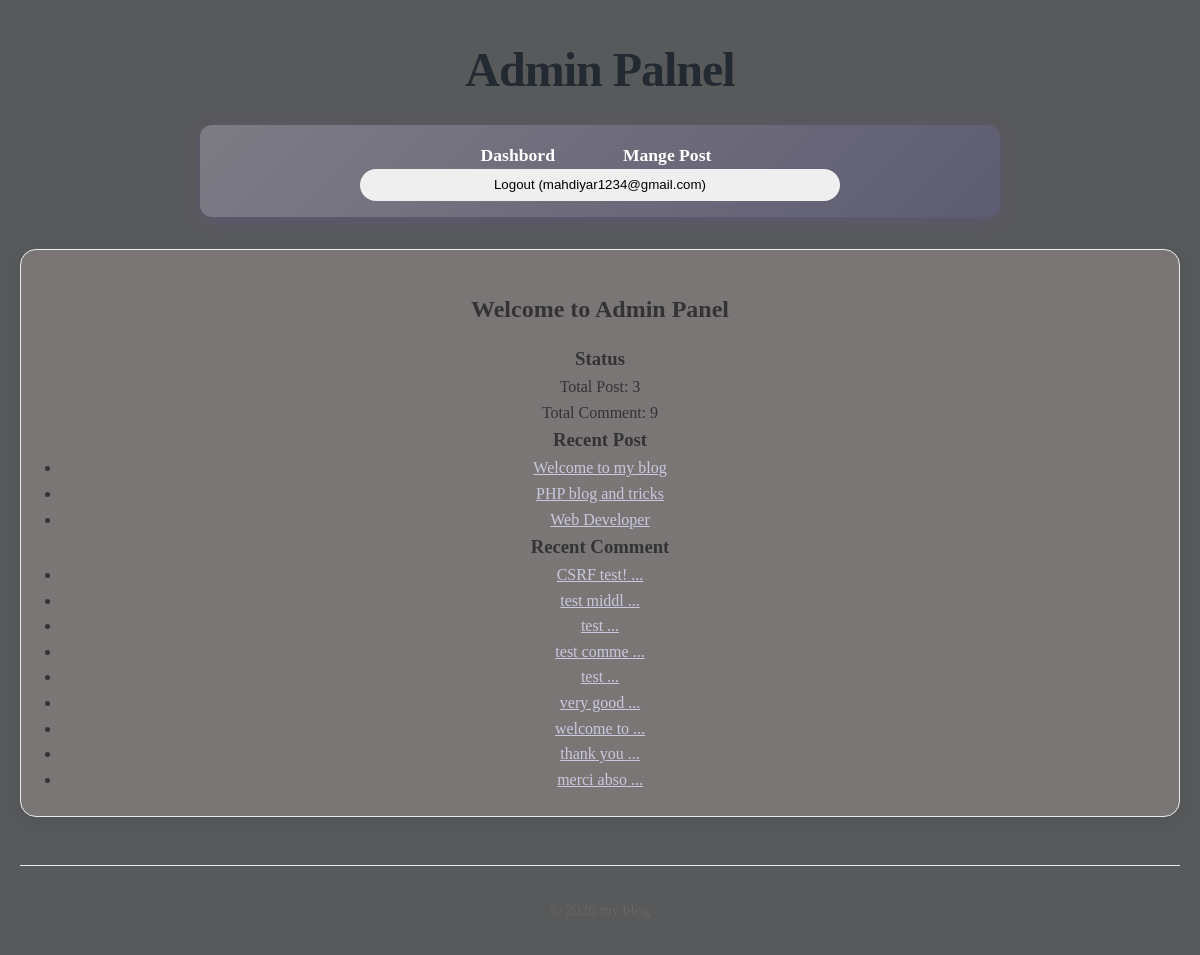
The page /admin/dashboard (signed in) on the database its author committed.
### tables this page shows
CREATE TABLE users(
    id INTEGER PRIMARY KEY AUTOINCREMENT,
    name TEXT NOT NULL,
    email TEXT UNIQUE NOT NULL,
    password TEXT NOT NULL,
    role TEXT NOT NULL DEFAULT 'user',
    created_at DATETIME DEFAULT CURRENT_TIMESTAMP
);

CREATE TABLE posts(
    id INTEGER PRIMARY KEY AUTOINCREMENT,
    title TEXT NOT NULL,
    content TEXT NOT NULL,
    views INTEGER DEFAULT 0,
    user_id INTEGER NOT NULL,
    created_at DATETIME DEFAULT CURRENT_TIMESTAMP,
    FOREIGN KEY (user_id) REFERENCES users (id)
);

CREATE TABLE comments(
    id INTEGER PRIMARY KEY AUTOINCREMENT,
    content TEXT NOT NULL,
    user_id INTEGER NOT NULL,
    post_id INTEGER NOT NULL,
    created_at DATETIME DEFAULT CURRENT_TIMESTAMP,
    FOREIGN KEY (user_id) REFERENCES users (id),
    FOREIGN KEY (post_id) REFERENCES posts (id)
);

### core/Router.php (called while the page is built, shortened)
<?php
class Router{
    protected array $routes = [];
    protected array $globalMiddleware = [];
    protected array $routeMiddleware = [];
    public function add(string $method ,string $uri ,string $controller , array $middlewares = []): void{
        $this->routes[] = [
            'method' => $method,
            'uri' => $uri,
            'controller' => $controller,
            'middlewares' => $middlewares
        ];
    }
    public function addGlobalMiddleware(string $middleware):void {
        $this->globalMiddleware[] = $middleware;
    }
    public function addRouteMiddleware(string $name,string $middleware):void {
        $this->routeMiddleware[$name] = $middleware;
    }
    public function dispatch(string $uri ,string $method){
        $route = $this->findRoute($uri , $method);
        $middlewares = [
            ...$this->globalMiddleware,
            ...array_map(fn($name)=>$this->routeMiddleware[$name],$route['middlewares'])
        ];
       return $this->runMiddleware(
        $middlewares,
        function () use ($route) {
            [$controller , $action] = explode('@' , $route['controller']);
            return $this->callAction($controller , $action , $route['params']);
        }
       );
    }
    protected function runMiddleware(array $middlewares , callable $target): mixed{
        $next = $target;
        foreach(array_reverse($middlewares) as $middleware){
            $next = function() use ($middleware , $next){
                error_log("Middle ware : running $middleware");
                return (new $middleware)->handle($next);
            };
        }
        return $next();
    }
    protected function findRoute(string $uri , string $method): ?array{
        foreach($this->routes as $route){
            $params = $this->matchRoute($route['uri'] , $uri);
            if($params !== null && $route['method'] === $method){
                return [...$route , 'params' => $params];
            }
        }
        return null;
    }
    protected function matchRoute(string $routeUri,string $requestUri): ?array{
        $routeSegments = explode('/', trim($routeUri,'/'));
        $requestSegments = explode('/', trim($requestUri,'/'));
        if(count($routeSegments) !== count($requestSegments)){
            return null;
        }
        $params = [];
        foreach($routeSegments as $index => $routeSegment){
            if(str_starts_with($routeSegment,'{') && str_ends_with($routeSegment,'}')){
                $params[trim($routeSegment,'{}')] = $requestSegments[$index];
            }elseif($routeSegment !== $requestSegments[$index]){
                return null;
            }
        }
        return $params;
    }
    protected function callAction(string $controller,string $action,array $params): string{
        return (new $controller)->$action(... $params);
    }
}

### app/Services/Auth.php (called while the page is built, shortened)
<?php
class Auth{
    protected static $user = null;
    public static function user(): ?User{
        if(static::$user === null){
            $userId = $_SESSION['user_id'] ?? null;
            static::$user =  $userId ? User::find($userId) : RememberMe::user();
        }
        return static::$user;
    }
}

### app/Services/CSRF.php (called while the page is built, shortened)
<?php
class CSRF {
    public static function verify(?string $token = null): bool{
        $method = $_SERVER['REQUEST_METHOD'];
        if(in_array($method, ['GET','HEAD','OPTIONS'])){
            return true;
        }
        return false;
    }
}

### app/Middlewares/Auth.php (called while the page is built, shortened)
<?php
class Auth implements MiddleWare{
    public function handle(callable $next){
      $user = ServicesAuth::user();
      return $next();
    }
}

### app/Services/Authorization.php (called while the page is built, shortened)
<?php
class Authorization{
    public static function check(string $action, mixed $resource = null): bool{
        $user = Auth::user();
        return match($action){
            'dashboard' => in_array($user->role , ['admin' , 'superAdmin']),
            'edit_post', 'delete_post' => $resource instanceof Post && (($user->id === $resource->user_id) || in_array($user->role , ['admin' , 'superAdmin'])),
            'comment' , 'create_post' => true,
            default => false
        };
    }
}

### core/DataBase.php (called while the page is built, shortened)
<?php
class DataBase{
    protected $pdo;
    public function __construct(array $config){
        try {
            $dsn = $this->createDsn($config);
            $username = $config['username'] ?? null;
            $password = $config['password'] ?? null;
            $options = $config['options'] ?? null;
            $this->pdo = new PDO($dsn , $username , $password , $options);
            $this->pdo->setAttribute(PDO::ATTR_ERRMODE,PDO::ERRMODE_EXCEPTION);
        } catch (PDOException $e) {
            throw new Exception("Could not connect to the database:" . $e);
        }
    }
    protected function createDsn(array $config): string{
        $driver = $config['driver'];
        $dbname = $config['dbname'];
        return match ($driver) {
            'sqlite' => "sqlite:$dbname",
            default => throw new Exception("Unsupported database driver: $driver") ,
        };
    }
    public function query(string $sql, array $params = []): PDOStatement{
        $stmt = $this->pdo->prepare($sql);
        $stmt->execute($params);
        return $stmt;
    }
    public function fetchAll(string $sql,array $params = [], ?string $classname = null): array{
        $stmt = $this->query($sql,$params);
        return $classname ? $stmt->fetchAll(PDO::FETCH_CLASS , $classname) : $stmt->fetchAll(PDO::FETCH_ASSOC);
    }
    public function fetch(string $query, array $params = [], ?string $class = null)
{
    $stmt = $this->query($query, $params);
    if ($class) {
        $result = $stmt->fetchObject($class);
        return $result === false ? null : $result;
    }
    $result = $stmt->fetch(PDO::FETCH_ASSOC);
    return $result === false ? null : $result;
}
}

### core/Model.php (called while the page is built, shortened)
<?php
abstract class Model{
    protected static string $table;
    public static function find(mixed $id): ?static
{
    $db = App::get('database');
    $result = $db->fetch(
        "SELECT * FROM " . static::$table . " WHERE id = ?",
        [$id],
        static::class
    );
    return $result;
}
    public static function getRecent(?int $limit = null, ?int $page = null, ?string $search = null)
{
    $db = App::get('database');
    $query = "SELECT * FROM " . static::$table;
    $params = [];
    $query .= " ORDER BY created_at DESC";
    return $db->fetchAll($query, $params, static::class);
}
    public static function count(): int{
        $db = App::get('database');
        $query = " SELECT COUNT(*) FROM " . static::$table;
        return (int) $db->query($query,[])->fetchColumn();
    }
}

### bootstrap.php (called while the page is built, shortened)
<?php
View::share('user', Auth::user());

### core/App.php (called while the page is built, shortened)
<?php
class App{
    protected static $container = [];
    public static function bind(string $key, mixed $value): void{
        static::$container[$key] = $value;
    }
    public static function get(string $key): mixed{
        return static::$container[$key];
    }
}

### app/Models/Post.php (called while the page is built, shortened)
<?php
class Post extends Model{
    protected static string $table = 'posts';
    public static function getRecent(?int $limit = null, ?int $page = null, ?string $search = null)
{
    $db = App::get('database');
    $query = "SELECT * FROM " . static::$table;
    $params = [];
    $query .= " ORDER BY created_at DESC";
    return $db->fetchAll($query, $params, static::class);
}
    public static function count(?string $search = null): int{
        $db = App::get('database');
        $query = " SELECT COUNT(*) FROM " . static::$table;
        $params = [];
        return (int) $db->query($query,$params)->fetchColumn();
    }
}

### app/Controllers/Admin/DashboardController.php (called while the page is built, shortened)
<?php
class DashboardController {
    public function index(){
        $totalPosts = Post::count();
        $totalComment = Comment::count();
        $recentPosts = Post::getRecent(5);
        $recentComment = Comment::getRecent(5);
        return View::render('admin/dashboard/index',
        [
            'totalPosts' => $totalPosts,
            'totalComment' => $totalComment,
            'recentPosts' => $recentPosts,
            'recentComment' => $recentComment,
        ],
        'layouts/admin');
    }
}

### app/Middlewares/CSRF.php (called while the page is built, shortened)
<?php
class CSRF implements MiddleWare{
    public function handle(callable $next){
      return $next();
    }
}

### app/Middlewares/View.php (called while the page is built, shortened)
<?php
class View implements MiddleWare{
    public function handle(callable $next){
      return $next();
    }
}

### core/View.php (called while the page is built, shortened)
<?php
class View{
    protected static $globals = [];
    public static function share(string $key , mixed $value): void{
        static::$globals[$key] = $value;
    }
    public static function render(string $template , array $data = [] , $layout = null): string{
        $data = [...static::$globals , ...$data];
        $content = static::renderTemplate($template, $data);
        return static::renderLayout($layout , $data, $content);
    }
    protected static function renderTemplate(string $template , array $data): string{
        extract($data);
        $path = dirname(__DIR__) . "/app/Views/$template.php";
        require $path;
        return ob_get_clean();
    }
     protected static function renderLayout(?string $template , array $data, string $content):string{
        extract([...$data , 'content' =>$content]);
        $path = dirname(__DIR__) . "/app/Views/$template.php";
        require $path;
        return ob_get_clean();
    }
}

### app/Views/admin/dashboard/index.php (the view)
<h2>Welcome to Admin Panel</h2>
<section class="section-admin">
    <h3>Status</h3>
    <p>Total Post: <?= $totalPosts ?></p>
    <p>Total Comment: <?= $totalComment ?></p>
</section>
<section  class="section-admin">
    <h3>Recent Post</h3>
    <ul>
        <?php foreach($recentPosts as $post): ?>
            <li>
                <a href="/post/<?= $post->id ?>">
                    <?= htmlspecialchars($post->title) ?>
                </a>
            </li>
        <?php endforeach; ?>
    </ul>
</section>
<section  class="section-admin">
    <h3>Recent Comment</h3>
    <ul>
        <?php foreach($recentComment as $commnet): ?>
            <li>
                <a href="/post/<?= $commnet->post_id ?>">
                  <?= htmlspecialchars(substr($commnet->content , 0,10)) ?>
                   ...
                </a>
            </li>
        <?php endforeach; ?>
    </ul>
</section>

### public/index.php (shortened to what this page needs)
<?php
require_once __DIR__ . '/../bootstrap.php';
$router = new Router();
$uri = parse_url($_SERVER['REQUEST_URI'])['path'];
$method = $_SERVER['REQUEST_METHOD'];
echo $router->dispatch($uri,$method);

### app/Views/layouts/admin.php (shortened to what this page needs)
<!DOCTYPE html>
<html lang="en">
<head>
    <link rel="stylesheet" href="/style/style-form.css" />
    <link rel="stylesheet" href="/style/style-main.css" />
</head>
<body>
    <h1>Admin Palnel</h1>
    <nav>
        <a href="/admin/dashboard">Dashbord</a>
        <a href="/admin/post">Mange Post</a>
            <form action="/logout" method="POST">
                <button>Logout (<?= $user->email ?>)</button>
            </form>
    </nav>
    <main>
        <section>
            <p><?=$content ?></p>
        </section>
    </main>
    <footer>
        <p> &copy; <?= date('Y') ?> my blog </p>
    </footer>
</body>
</html>

### public/style/style-form.css (style rules this page uses)
body { text-align: center; align-items: center; justify-content: center; }
button { width: 30rem; height: 2rem; border: none; border-radius: 2rem; transition: 300ms ; }

### public/style/style-main.css (style rules this page uses)
* { margin: 0; padding: 0; box-sizing: border-box; }
body { font-family: Cambria, Cochin, Georgia, Times, 'Times New Roman', serif; line-height: 1.6; color: #333; background-color: #58595a; max-width: 1200px; margin: 0 auto; padding: 0 20px; }
h1 { text-align: center; margin: 2rem 0 1rem; font-size: 3rem; color: #232a31; font-weight: 700; letter-spacing: -1px; }
h1::after { margin-left: 10px; }
nav { background: linear-gradient(135deg, #7d7c85 0%, #5e5c72 100%); padding: 1rem; border-radius: 12px; margin: 1rem auto 2rem; box-shadow: 0 4px 15px rgba(108, 92, 231, 0.2); max-width: 800px; }
nav a { color: white; text-decoration: none; font-weight: 600; padding: 0.8rem 1.5rem; margin: 0 0.5rem; border-radius: 8px; transition: all 0.3s ease; font-size: 1.1rem; }
nav a:first-child { margin-left: 0; }
main { background-color: rgb(122, 118, 118); padding: 2.5rem; border-radius: 16px; box-shadow: 0 5px 25px rgba(0, 0, 0, 0.08); margin-bottom: 3rem; min-height: 400px; border: 1px solid #e9ecef; }
footer { text-align: center; padding: 2rem; color: #666; border-top: 1px solid #e9ecef; margin-top: 2rem; font-size: 0.95rem; }
footer p { display: flex; align-items: center; justify-content: center; gap: 8px; }
body { animation: fadeIn 0.5s ease-out; }
a { color: #cac8df; transition: color 0.3s ease; }
main > * { transition: transform 0.2s ease; }
.section-admin { position: relative; top: 1rem; }

### rows shown on the page
users: email "mahdiyar1234@gmail.com"
posts: title "Welcome to my blog"
posts: title "PHP blog and tricks"
posts: title "Web Developer"
comments: content "CSRF test!"
comments: content "test middl"
comments: content "test"
comments: content "test comme"
comments: content "test"
comments: content "very good"
comments: content "welcome to"
comments: content "thank you"
comments: content "merci abso"

### other values the page prints
$totalPosts "3"
$totalComment "9"
